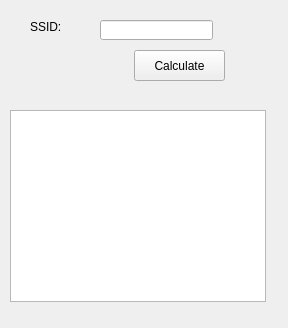
<?xml version="1.0" encoding="UTF-8"?>
<ui version="4.0">
 <class>RouterKeygen</class>
 <widget class="QMainWindow" name="RouterKeygen">
  <property name="geometry">
   <rect>
    <x>0</x>
    <y>0</y>
    <width>288</width>
    <height>328</height>
   </rect>
  </property>
  <property name="windowTitle">
   <string>RouterKeygen</string>
  </property>
  <widget class="QWidget" name="centralWidget">
   <widget class="QListWidget" name="listWidget">
    <property name="geometry">
     <rect>
      <x>10</x>
      <y>110</y>
      <width>256</width>
      <height>192</height>
     </rect>
    </property>
   </widget>
   <widget class="QPushButton" name="calcButton">
    <property name="geometry">
     <rect>
      <x>134</x>
      <y>50</y>
      <width>91</width>
      <height>31</height>
     </rect>
    </property>
    <property name="text">
     <string>Calculate</string>
    </property>
   </widget>
   <widget class="QLineEdit" name="inputSSID">
    <property name="geometry">
     <rect>
      <x>100</x>
      <y>20</y>
      <width>113</width>
      <height>20</height>
     </rect>
    </property>
   </widget>
   <widget class="QLabel" name="labelSSID">
    <property name="geometry">
     <rect>
      <x>30</x>
      <y>20</y>
      <width>46</width>
      <height>13</height>
     </rect>
    </property>
    <property name="text">
     <string>SSID:</string>
    </property>
   </widget>
  </widget>
 </widget>
 <layoutdefault spacing="6" margin="11"/>
 <resources/>
 <connections/>
</ui>
